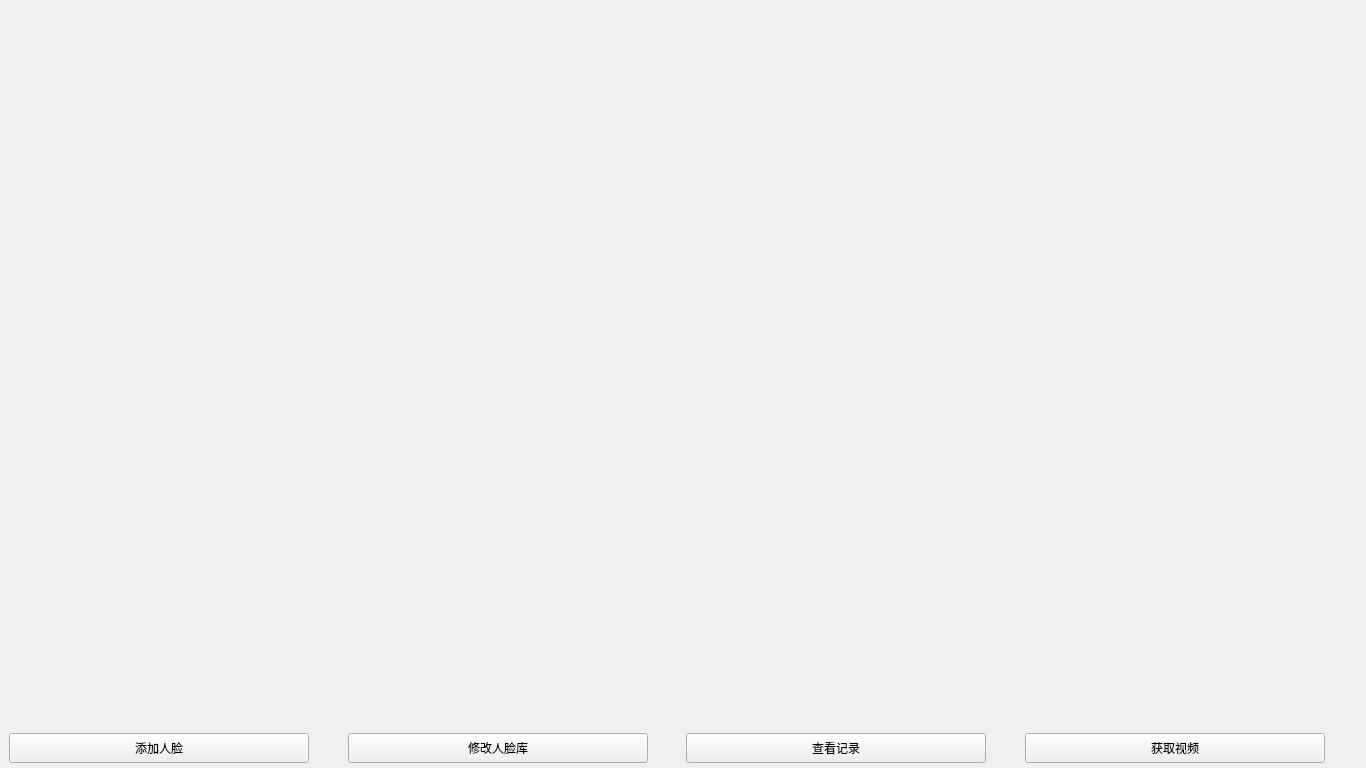
<?xml version="1.0" encoding="UTF-8"?>
<ui version="4.0">
 <class>FaceWidget</class>
 <widget class="QWidget" name="FaceWidget">
  <property name="geometry">
   <rect>
    <x>0</x>
    <y>0</y>
    <width>1366</width>
    <height>768</height>
   </rect>
  </property>
  <property name="windowTitle">
   <string>FaceWidget</string>
  </property>
  <widget class="QPushButton" name="_newFaceBtn_">
   <property name="geometry">
    <rect>
     <x>9</x>
     <y>733</y>
     <width>300</width>
     <height>30</height>
    </rect>
   </property>
   <property name="text">
    <string>添加人脸</string>
   </property>
  </widget>
  <widget class="QLabel" name="_video_">
   <property name="geometry">
    <rect>
     <x>340</x>
     <y>70</y>
     <width>640</width>
     <height>480</height>
    </rect>
   </property>
   <property name="text">
    <string/>
   </property>
  </widget>
  <widget class="QPushButton" name="_editFaceInfo_">
   <property name="geometry">
    <rect>
     <x>348</x>
     <y>733</y>
     <width>300</width>
     <height>30</height>
    </rect>
   </property>
   <property name="text">
    <string>修改人脸库</string>
   </property>
  </widget>
  <widget class="QPushButton" name="_checkRecord_">
   <property name="geometry">
    <rect>
     <x>686</x>
     <y>733</y>
     <width>300</width>
     <height>30</height>
    </rect>
   </property>
   <property name="text">
    <string>查看记录</string>
   </property>
  </widget>
  <widget class="QPushButton" name="_getVideo_">
   <property name="geometry">
    <rect>
     <x>1025</x>
     <y>733</y>
     <width>300</width>
     <height>30</height>
    </rect>
   </property>
   <property name="text">
    <string>获取视频</string>
   </property>
  </widget>
  <zorder>_video_</zorder>
  <zorder>_newFaceBtn_</zorder>
  <zorder>_editFaceInfo_</zorder>
  <zorder>_checkRecord_</zorder>
  <zorder>_getVideo_</zorder>
 </widget>
 <layoutdefault spacing="6" margin="11"/>
 <resources/>
 <connections/>
</ui>
